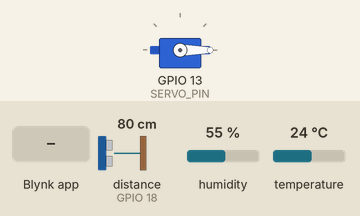
Simulated run of this sketch. Board: ESP32. Parts: servo. The inputs (shaded band) are chosen by the test bench; at power-on: distance to the obstacle (sensor on GPIO 18) 80 cm, humidity 55 %, temperature 24 °C. The echo pulse lasts 58.3 µs per cm; WiFi joins after 1.5 s; servers stay silent unless stated.

Above: at 3.0 s.
3.1 s: Blynk app writes 1 to V1
At 3.7 s:
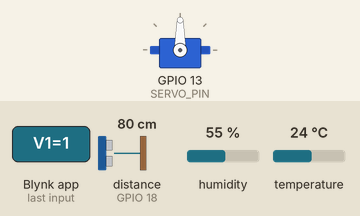
Timing chart, 0 to 8.1 s (numbered marks = the images above; inputs shaded):
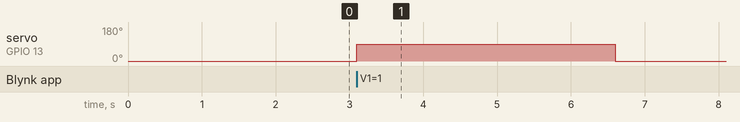

Measured:
- after the input at 3.1 s, servo on GPIO 13 (SERVO_PIN): 0° → 90° at once, → 0° 3.5 s later

The sketch:

sketch.ino
```cpp
// ===== Dispensador Inteligente de Arroz · SIMULADOR WOKWI + Blynk =====
// Cambia SOLO las 2 lineas marcadas con  <-- CAMBIA ESTO
#define BLYNK_TEMPLATE_ID   "TMPLxxxxxxx"     // <-- CAMBIA ESTO
#define BLYNK_TEMPLATE_NAME "Dispensador de Arroz"
#define BLYNK_AUTH_TOKEN    "TU_AUTH_TOKEN"   // <-- CAMBIA ESTO
#define BLYNK_PRINT Serial

#include <WiFi.h>
#include <WiFiClient.h>
#include <BlynkSimpleEsp32.h>
#include <DHT.h>
#include <ESP32Servo.h>

// WiFi virtual de Wokwi (no cambiar)
char ssid[] = "Wokwi-GUEST";
char pass[] = "";

// ---- Pines ----
#define TRIG_PIN  5
#define ECHO_PIN  18
#define DHT_PIN   4
#define DHT_TYPE  DHT22
#define SERVO_PIN 13

// ---- Calibración (ver sección 6) ----
const float DIST_VACIO_CM  = 25.0;  // sensor -> fondo del depósito vacío
const float DIST_LLENO_CM  = 3.0;   // sensor -> arroz con depósito lleno
const float GRAMOS_POR_SEG = 20.0;  // gramos que caen por segundo con la compuerta abierta
const int   SERVO_CERRADO  = 0;
const int   SERVO_ABIERTO  = 90;
const float NIVEL_BAJO     = 15.0;  // % para alerta
const float HUMEDAD_ALTA   = 70.0;  // % para alerta

DHT dht(DHT_PIN, DHT_TYPE);
Servo compuerta;
BlynkTimer timer;

int   gramosPorcion = 70;
bool  dispensando   = false;
float servidoHoy    = 0;
bool  avisoNivel = false, avisoHumedad = false;

float medirDistancia() {
  digitalWrite(TRIG_PIN, LOW);  delayMicroseconds(2);
  digitalWrite(TRIG_PIN, HIGH); delayMicroseconds(10);
  digitalWrite(TRIG_PIN, LOW);
  long dur = pulseIn(ECHO_PIN, HIGH, 30000);
  if (dur == 0) return -1;
  return dur * 0.0343 / 2.0;
}

void enviarSensores() {
  // Promedio de 5 lecturas del ultrasónico
  float suma = 0; int n = 0;
  for (int i = 0; i < 5; i++) {
    float d = medirDistancia();
    if (d > 0) { suma += d; n++; }
    delay(30);
  }
  if (n > 0) {
    float d = suma / n;
    float nivel = (DIST_VACIO_CM - d) / (DIST_VACIO_CM - DIST_LLENO_CM) * 100.0;
    nivel = constrain(nivel, 0, 100);
    Blynk.virtualWrite(V2, nivel);
    Blynk.virtualWrite(V6, d);
    if (nivel < NIVEL_BAJO && !avisoNivel) {
      Blynk.logEvent("arroz_bajo", "Queda poco arroz en el dispensador");
      avisoNivel = true;
    }
    if (nivel > NIVEL_BAJO + 10) avisoNivel = false;
  }

  float h = dht.readHumidity();
  float t = dht.readTemperature();
  if (!isnan(h)) {
    Blynk.virtualWrite(V3, h);
    if (h > HUMEDAD_ALTA && !avisoHumedad) {
      Blynk.logEvent("humedad_alta", "Humedad alta en el dispensador: revisa el arroz");
      avisoHumedad = true;
    }
    if (h < HUMEDAD_ALTA - 5) avisoHumedad = false;
  }
  if (!isnan(t)) Blynk.virtualWrite(V4, t);
}

void cerrarCompuerta() {
  compuerta.write(SERVO_CERRADO);
  dispensando = false;
  servidoHoy += gramosPorcion;
  Blynk.virtualWrite(V5, servidoHoy);
  Blynk.virtualWrite(V1, 0);
}

BLYNK_CONNECTED() { Blynk.syncVirtual(V0, V5); }

BLYNK_WRITE(V0) { gramosPorcion = param.asInt(); }
BLYNK_WRITE(V5) { servidoHoy = param.asFloat(); }

BLYNK_WRITE(V1) {
  if (param.asInt() == 1 && !dispensando && gramosPorcion > 0) {
    dispensando = true;
    unsigned long ms = (unsigned long)(gramosPorcion / GRAMOS_POR_SEG * 1000.0);
    compuerta.write(SERVO_ABIERTO);
    timer.setTimeout(ms, cerrarCompuerta);
  }
}

void setup() {
  Serial.begin(115200);
  pinMode(TRIG_PIN, OUTPUT);
  pinMode(ECHO_PIN, INPUT);
  dht.begin();
  compuerta.attach(SERVO_PIN);
  compuerta.write(SERVO_CERRADO);
  Blynk.begin(BLYNK_AUTH_TOKEN, ssid, pass);
  timer.setInterval(5000L, enviarSensores);
}

void loop() {
  Blynk.run();
  timer.run();
}
```
